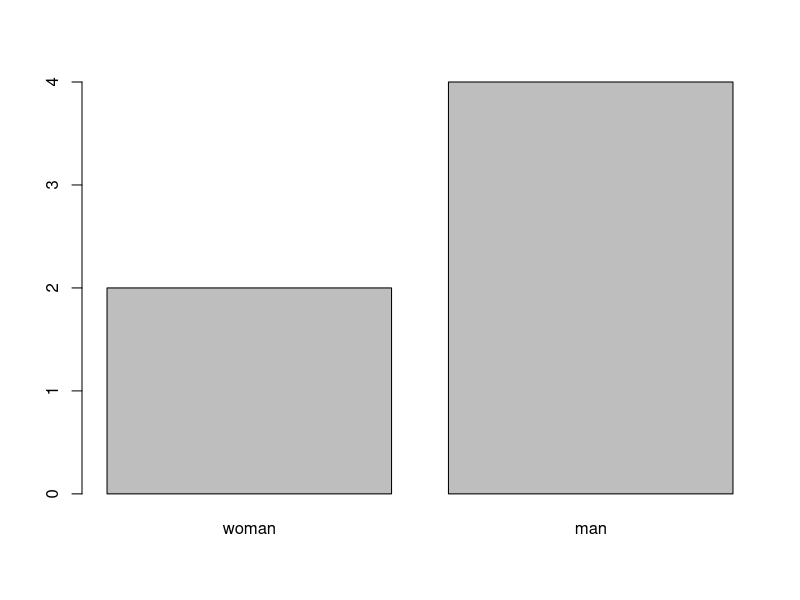
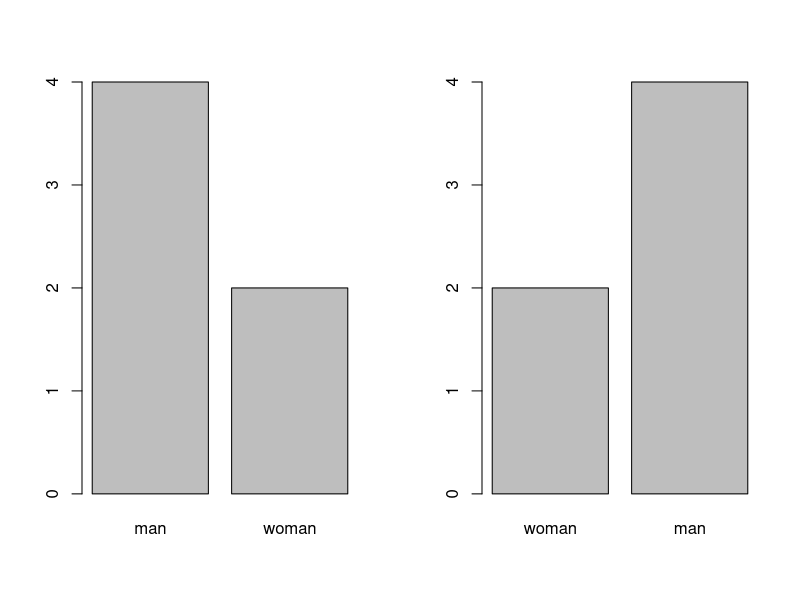

Write R code to recreate these figures, in order.
# 요인형(Factor)
# 같은 성격의 값의 목록을 범주로 갖는 벡터 자료

# [유형]
# nominal: 순서가 없음, 알파벳 순서로 정렬
# ordinal: 순서가 있음, 사용자가 지정한 순서

# 벡터
gender <- c("man","woman","woman","man","man","man")

# 요인형 : factor ordinal
# 벡터를 요인형으로 변환
# as.factor(x, levels, ordered)
ordinal_gender <- factor(gender, levels=c("woman","man"), ordered=TRUE)
ordinal_gender # Levels: woman < man

# 빈도수 : 수치형
table(ordinal_gender) # man 2, woman 4

# 빈도수 : 그래프
plot(ordinal_gender)

# mode(): 자료형
mode(ordinal_gender) # numeric

# class() 자료형
class(ordinal_gender) # "ordered" "factor"

# 차트 그리기
nominal_gender <- as.factor(gender)

par(mfrow=c(1,2))
plot(nominal_gender)
plot(ordinal_gender)


